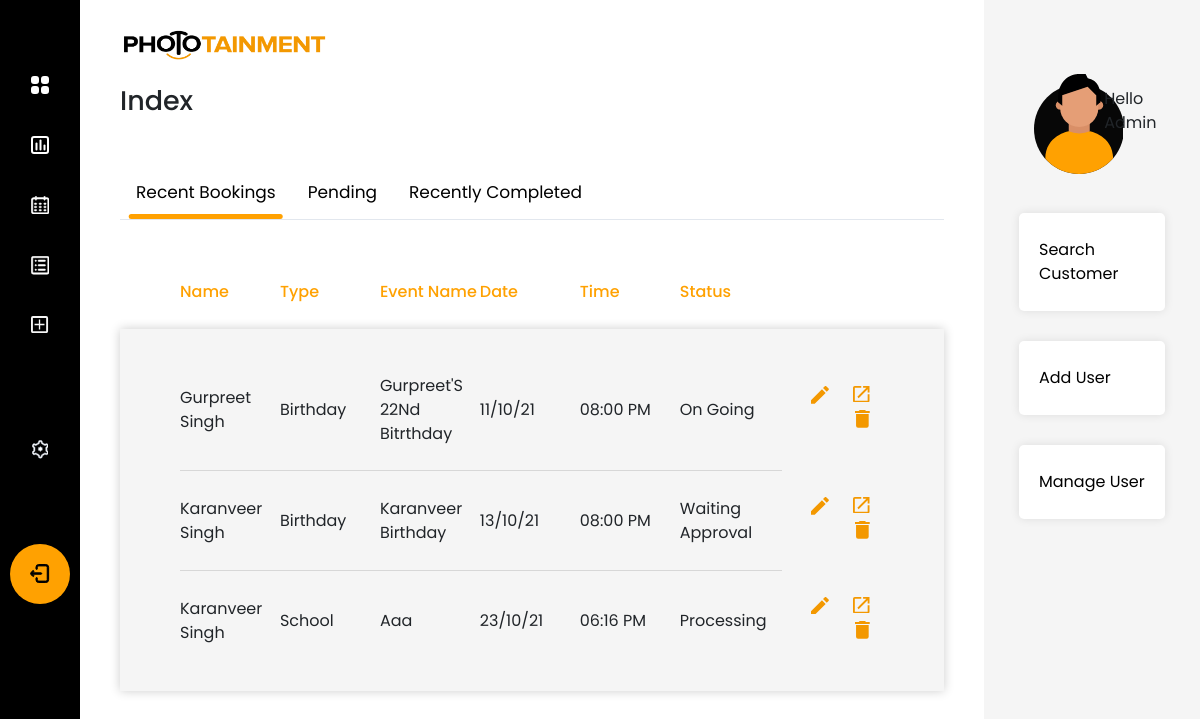
Page /phototainment/index (signed in) on the earlier database version.
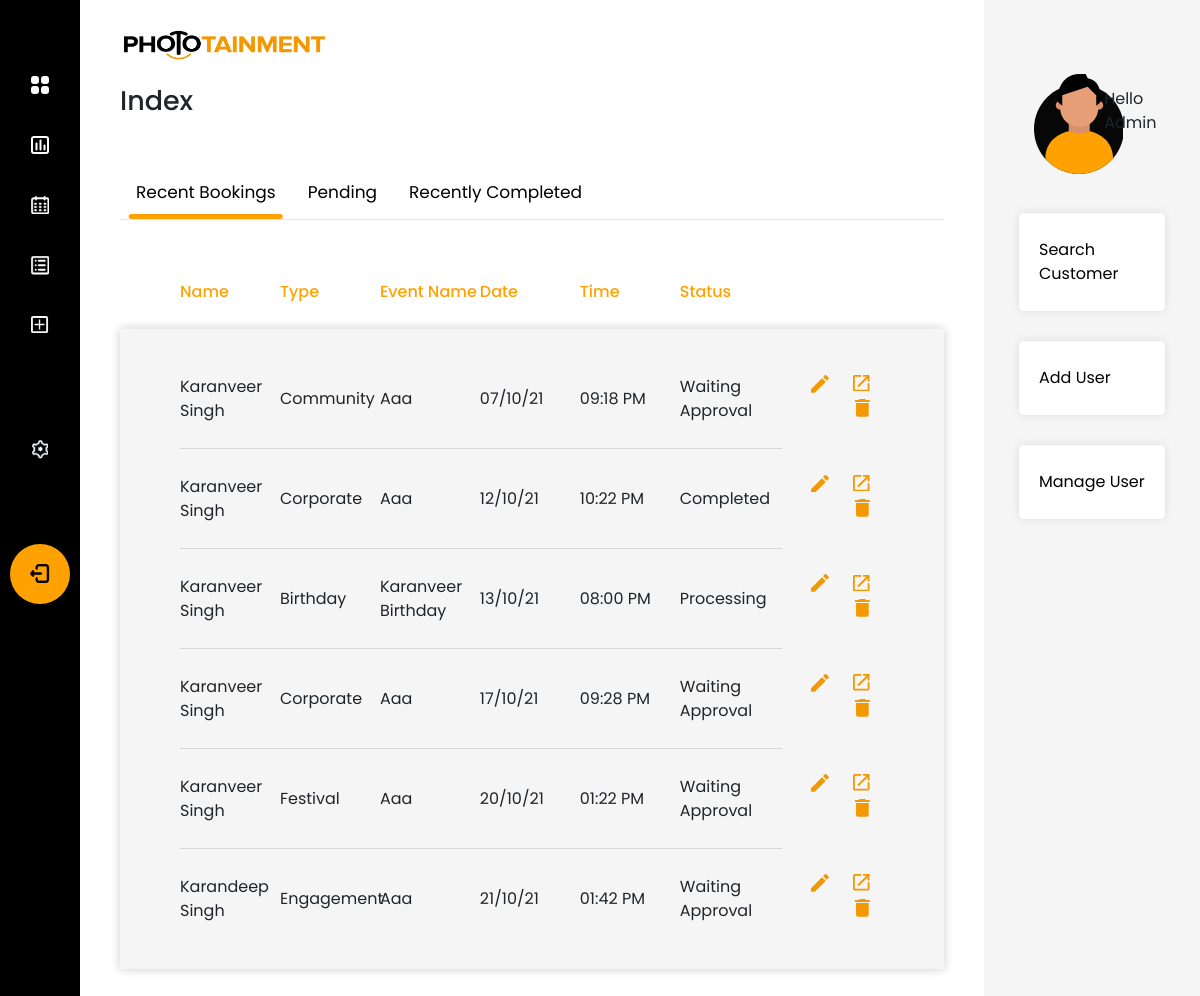
Same page on the later database version.
### app/models.py (models this page shows)
class Event(db.Model):
    __tablename__ = "event_booking"
    booking_id = db.Column(db.Integer, primary_key=True)
    event_name = db.Column(db.String(50), nullable=True)
    lead_date = db.Column(db.DateTime, nullable=False)
    event_date = db.Column(db.DateTime, nullable=False)
    duration = db.Column(db.Time, nullable=False)
    start_time = db.Column(db.Time, nullable=False)
    additional_information = db.Column(db.String(200), nullable=True)
    contacts = relationship("BookingContacts", back_populates="booking")
    comment = relationship("Comment", back_populates="booking")
    venue_id = db.Column(db.Integer, db.ForeignKey("event_venue.venue_id"), nullable=True)
    venue = relationship("EventVenue", back_populates="booking")
    user_id = db.Column(db.Integer, db.ForeignKey("user.id"), nullable=False)
    user = relationship("User", back_populates="events")
    type_id = db.Column(db.Integer, db.ForeignKey("event_type.type_id"), nullable=False)
    type = relationship("EventType", back_populates="events")
    status_id = db.Column(db.Integer, db.ForeignKey("event_status.status_id"), nullable=False)
    status = relationship("EventStatus", back_populates="events")
    client_id = db.Column(db.Integer, db.ForeignKey("client.client_id"), nullable=False)
    client = relationship("Client", back_populates="events")

class Client(db.Model):
    __tablename__ = "client"
    client_id = db.Column(db.Integer, primary_key=True)
    client_first_name = db.Column(db.String(50), nullable=False)
    client_last_name = db.Column(db.String(50), nullable=False)
    client_email = db.Column(db.String(50), nullable=False)
    company_name = db.Column(db.String(50), nullable=False)
    primary_contact = db.Column(db.String(10), nullable=False)
    events = relationship("Event", back_populates="client")

class EventType(db.Model):
    __tablename__ = "event_type"
    type_id = db.Column(db.Integer, primary_key=True)
    event_type = db.Column(db.String(50), unique=True, nullable=False)
    events = relationship("Event", back_populates="type")

class EventStatus(db.Model):
    __tablename__ = "event_status"
    status_id = db.Column(db.Integer, primary_key=True)
    status = db.Column(db.String(50), unique=True, nullable=False)
    events = relationship("Event", back_populates="status")

### app/phototainment/views.py (the view)
@custom_bp.route("/index")
@login_required
def home():
    events = db.session.query(Event, Client.client_first_name, Client.client_last_name, Client.client_email,
                              Client.primary_contact, ).select_from(Event, Client).join(Client).order_by('event_date')
    recent_bookings = [event for event in events if datetime.now() - event[0].lead_date < timedelta(days=7)]
    pending_events = [event for event in events if
                      datetime.now() - event[0].lead_date < timedelta(days=7) and event[0].status_id == 1]
    completed_events = [event for event in events if
                        datetime.now() - event[0].event_date < timedelta(days=7) and event[0].status_id == 4]
    return render_template(
        "index.html",
        all_bookings=recent_bookings,
        pending_bookings=pending_events,
        completed_bookings=completed_events
    )

### app/models.py (called while the page is built)
@login_manager.user_loader
def load_user(user_id):
    return User.query.get(int(user_id))

### app/phototainment/templates/index.html (shortened to what this page needs)
{% extends 'base.html' %}
{% block page_head %}Index{% endblock %}
{% block navbar %}{% include 'sidebar.html' %}{% endblock %}
{% block content %}
<div class="tab">
    <button class="tablinks active" onclick="switchTab(event, 'Bookings')">Recent Bookings</button>
    <button class="tablinks" onclick="switchTab(event, 'Pending')">Pending</button>
    <button class="tablinks" onclick="switchTab(event, 'Completed')">Recently Completed</button>
</div>
<div id="Bookings" class="tabcontent" style="display:block">
    {% with filtered_events=all_bookings %}
    {% include 'events-table.html' %}
    {% endwith %}
</div>
{% endblock %}
{% block side_bar %}{% include 'right-bar.html' %}{% endblock %}

### app/phototainment/templates/events-table.html (shortened to what this page needs)
<div class="row m-0">
        <ul class="table-main">
            <li class="table-head">
                <ul class="table-row">
                    <li class="table-item">Name</li>
                    <li class="table-item">Type</li>
                    <li class="table-item">Event Name</li>
                    <li class="table-item">Date</li>
                    <li class="table-item">Time</li>
                    <li class="table-item">Status</li>
                    <li></li>
                </ul>
            </li>
            <li class="table-body">
                {% for event in filtered_events %}
                <ul class="table-row">
                    <li class="table-item">{{event.client_first_name.title()}} {{event.client_last_name.title()}}</li>
                    <li class="table-item">{{event[0].type.event_type.title()}}</li>
                    <li class="table-item">{{event[0].event_name.title()}}</li>
                    <li class="table-item">{{event[0].event_date.strftime("%d/%m/%y")|safe}}</li>
                    <li class="table-item">{{event[0].event_date.strftime("%I:%M %p")|safe}}</li>
                    <li class="table-item">{{event[0].status.status.title()}}</li>
                    <li class="table-item manage-table-data">
                        <a class="btn btn-dark edit-btn"
                           href="{{ url_for('phototainment.edit_event', booking_id=event[0].booking_id) }}">
                        </a>
                        <a class="open-btn" target="_blank" href="{{url_for('phototainment.view_booking', booking_id = event[0].booking_id)}}">
                        </a>
                        {% if current_user.role.role_id == 1 %}
                        <button class="btn btn-primary delete-btn"
                                onclick="deleteEvent('{{ url_for('phototainment.delete_event', booking_id=event[0].booking_id) }}')">
                        </button>
                        {% endif %}
                    </li>
                </ul>
                {% endfor %}
            </li>
        </ul>
    </div>

Differences in the rows shown:
removed Event: client_first_name "Gurpreet", client_last_name "Singh", event_type "Birthday", event_name "Gurpreet'S 22Nd Bitrthday", event_date "11/10/21", event_date "08:00 PM", status "On Going"
removed Event: client_first_name "Karanveer", client_last_name "Singh", event_type "School", event_name "Aaa", event_date "23/10/21", event_date "06:16 PM", status "Processing"
added Event: client_first_name "Karanveer", client_last_name "Singh", event_type "Community", event_name "Aaa", event_date "07/10/21", event_date "09:18 PM", status "Waiting Approval"
added Event: client_first_name "Karanveer", client_last_name "Singh", event_type "Corporate", event_name "Aaa", event_date "12/10/21", event_date "10:22 PM", status "Completed"
changed Event "Karanveer Birthday": status "Waiting Approval" → "Processing"
added Event: client_first_name "Karanveer", client_last_name "Singh", event_type "Corporate", event_name "Aaa", event_date "17/10/21", event_date "09:28 PM", status "Waiting Approval"
added Event: client_first_name "Karanveer", client_last_name "Singh", event_type "Festival", event_name "Aaa", event_date "20/10/21", event_date "01:22 PM", status "Waiting Approval"
added Event: client_first_name "Karandeep", client_last_name "Singh", event_type "Engagement", event_name "Aaa", event_date "21/10/21", event_date "01:42 PM", status "Waiting Approval"
